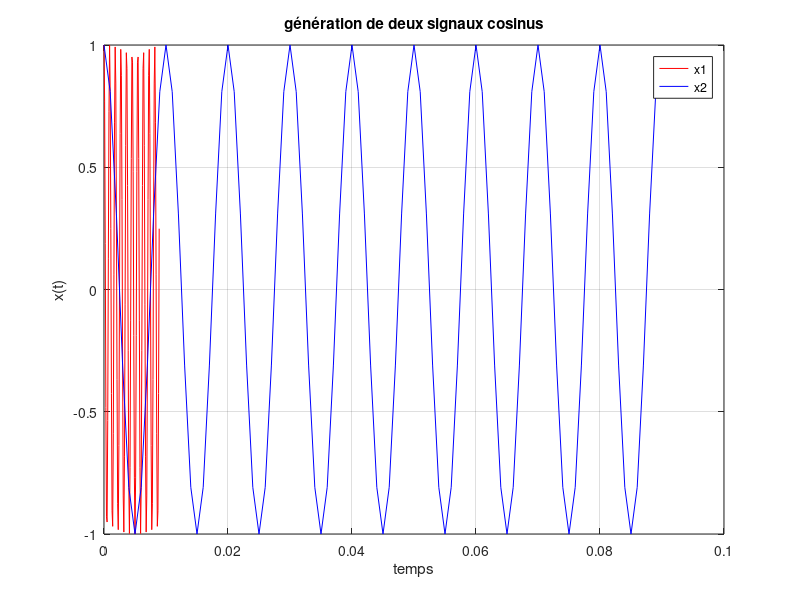
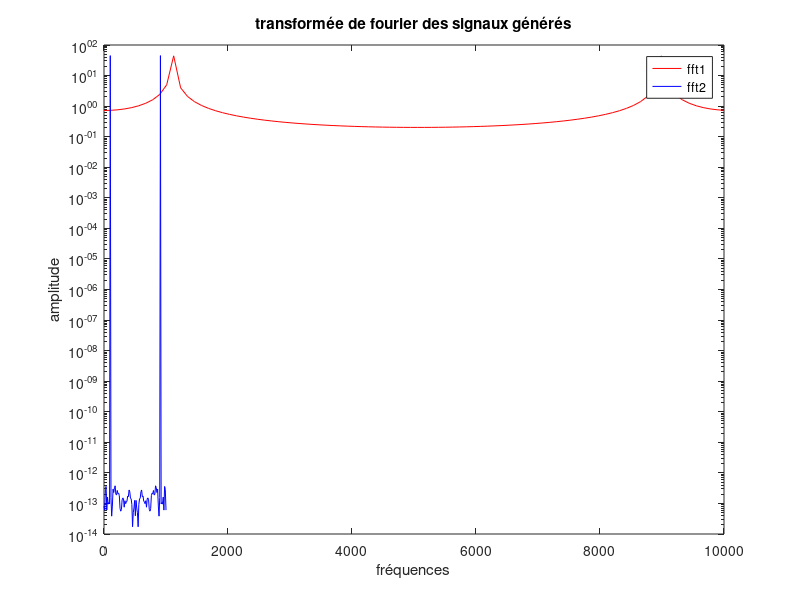
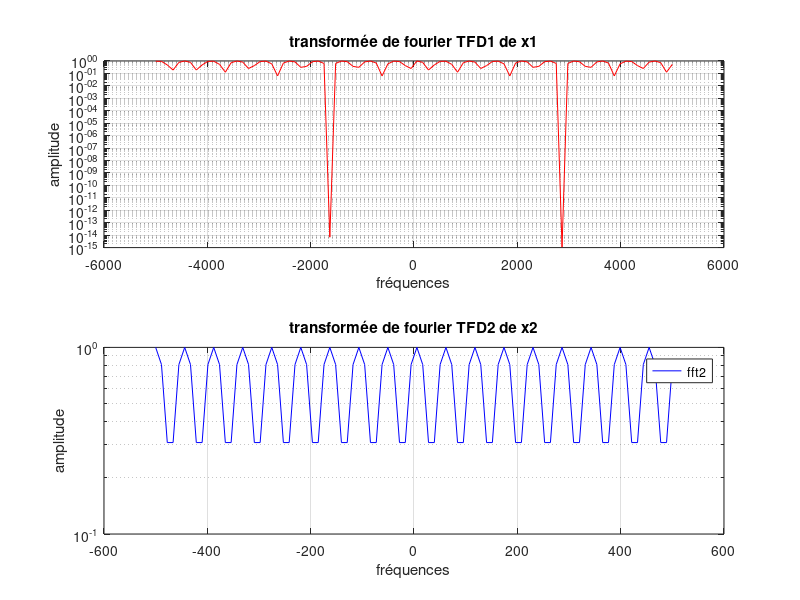
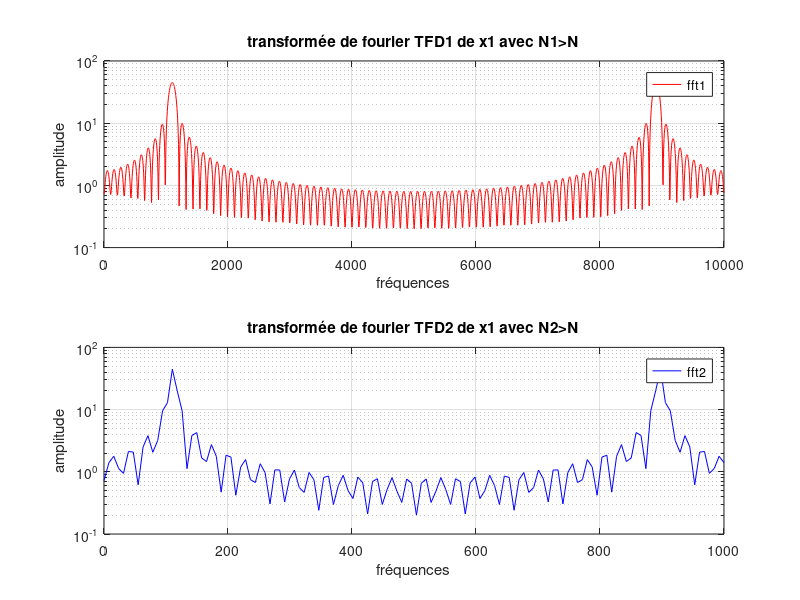

Recreate these plots in MATLAB, in order. (Note: this script raises an error after producing the figures.)

clc;
clear all;
close all;

Fe=10000;%critère de shanon : fe<2*fmax
Te=1/Fe;
N=90;
A=1;
F0=1100;

%représentation temporelle 
t=0:Te:(N-1)*Te;
x1=A.*cos((2*pi*F0).*t); %la période retrouvée sur le graphique est bien f0
%le critère de Shanon est respecté

Fe2=1000;
Te2=1/Fe2;
t2=0:Te2:(N-1)*Te2;
x2=A.*cos((2*pi*F0).*t2); %la période retrouvée sur le graphique n'est pas f0
%le critère de Shanon n'est pas respecté
figure(1)
plot(t,x1,'r'); hold on,
plot(t2,x2,'b')
xlabel('temps')
ylabel('x(t)')
title('génération de deux signaux cosinus')
legend('x1','x2');%respect de l'ordre pour la légende
grid on;

%représentation fréquentielle : Transformée de Fourier Discret (TFD)
%calculée entre 0 et Fe pour éviter le recouvrement 
%[0,Fe/2] partie positive, [Fe/2,Fe] partie négative
TFD1=abs(fft(x1));
TFD2=abs(fft(x2));
figure(2)
semilogy(linspace(0,Fe,N),TFD1,'r'); hold on,
semilogy(linspace(0,Fe2,N),TFD2,'b'); %échelle logarithmique, N=length(x1)
xlabel('fréquences')
ylabel('amplitude')
title('transformée de fourier des signaux générés')
legend('fft1','fft2')

%autre représenatation
TFD12=fftshift(abs(x1));
TFD22=fftshift(abs(x2));
figure(3)
subplot(2,1,1)
semilogy(linspace(-Fe/2,Fe/2,N),TFD12,'r')
title('transformée de fourier TFD1 de x1')
xlabel('fréquences')
ylabel('amplitude')
grid on;
subplot(2,1,2)
semilogy(linspace(-Fe2/2,Fe2/2,N),TFD22,'b')
legend('fft1')
xlabel('fréquences')
ylabel('amplitude')
title('transformée de fourier TFD2 de x2')
grid on;
legend('fft2')

%question 3 partie 2, changement de N en N'
%on choisit N'>N en utilisant la technique de Zero Padding, N' doit être
%égale à une puissance de 2
N1=2048; 
N2=2^nextpow2(N);%trouve p tel que 2^p=N
TFD12b=fft(x1,N2);
TFD12c=fft(x1,N1);
figure(4)
subplot(2,1,1)
semilogy(linspace(0,Fe,N1),abs(TFD12c),'r')
title('transformée de fourier TFD1 de x1 avec N1>N')
xlabel('fréquences')
ylabel('amplitude')
legend('fft1')
grid on;
subplot(2,1,2)
semilogy(linspace(0,Fe2,N2),abs(TFD12b),'b')
xlabel('fréquences')
ylabel('amplitude')
title('transformée de fourier TFD2 de x1 avec N2>N')
grid on;
legend('fft2')

%question 4 partie 2,
%help pwelch 
DSP_x=pwch(x1,[],[],[],Fe,'twosided');
figure(5)
semilogy(linspace(-Fe/2,Fe/2,length(DSP_x)),fftshift(DSP_x,N));


